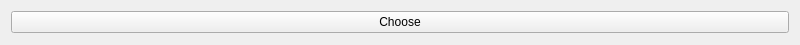
<?xml version="1.0" encoding="UTF-8"?>
<ui version="4.0">
 <class>Widget</class>
 <widget class="QWidget" name="Widget">
  <property name="geometry">
   <rect>
    <x>0</x>
    <y>0</y>
    <width>800</width>
    <height>45</height>
   </rect>
  </property>
  <property name="windowTitle">
   <string>Widget</string>
  </property>
  <layout class="QVBoxLayout" name="verticalLayout">
   <item>
    <widget class="QPushButton" name="chooseButton">
     <property name="text">
      <string>Choose</string>
     </property>
    </widget>
   </item>
  </layout>
 </widget>
 <resources/>
 <connections/>
</ui>
